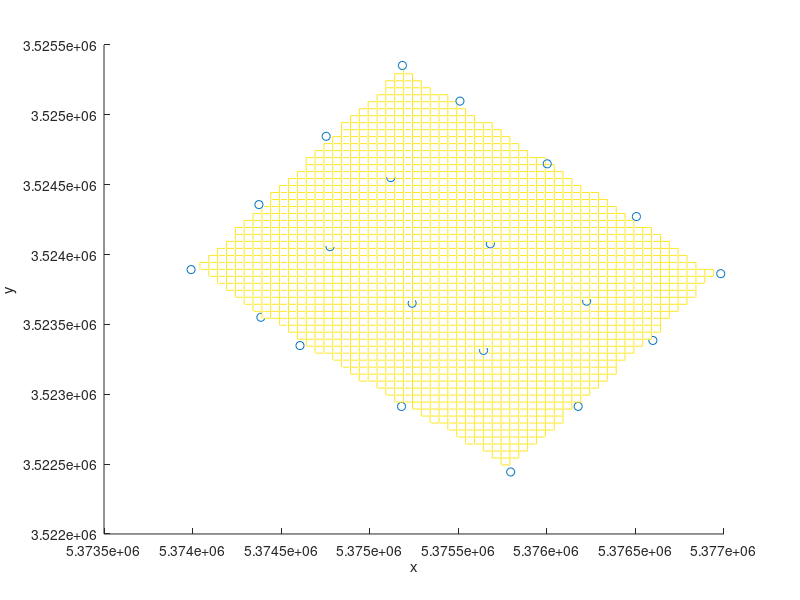

Reproduce this figure in MATLAB.
% Inggeo Uebung 12
% 13.Mai 2020
% Ziqing Yu 3218051
clc
clear all
close all
%% Import Data
load data.mat 

%% Aufgabe a
zeta_1 = data(1:20,4) - data(1:20,3); % Höhenanomalie 1 - 20
sigma_HN = 0.001; % Standardabweichung Normalhöhen
sigma_e = 0.005;  % Standardabweichung Ellipslid Höhe
sigma_zeta = sqrt(sigma_HN^2 + sigma_e^2);  % Fehlerfortpflanzung

xq = min(data(1:20,2)):50:max(data(1:20,2));
yq = min(data(1:20,1)):50:max(data(1:20,1));
[xq,yq] = meshgrid(xq,yq);
vq = griddata(data(1:20,2),data(1:20,1),zeta_1,xq,yq);
figure,hold on 
scatter3(data(1:20,2),data(1:20,1),zeta_1)
mesh(xq,yq,vq)
xlabel("x")
ylabel("y")
zlabel("Höhenanomalie")


%% Aufgabe b
A_1 = [ones(20,1), data(1:20,1), data(1:20,2), data(1:20,1).* data(1:20,2), data(1:20,1).^2, data(1:20,2).^2];  % Matrix bauen
a_bar = (A_1' * A_1) \ A_1' * zeta_1;  % Ausgleichen

a_bar = inv(A_1' * A_1) * A_1' * zeta_1; % test



%% Aufgabe c
r = 20 - 6;
zeta_1_bar = A_1 * a_bar;
epsilon_bar = zeta_1 - zeta_1_bar;
sigma_zeta_bar = sqrt(epsilon_bar' * epsilon_bar) / r;
Sigma_a = sigma_zeta_bar^2 * inv(A_1' * A_1);


sigma_a = sqrt(diag(Sigma_a));
T = abs(a_bar - 0) ./ sigma_a;
Q = [2.447, 2.571, 2.776, 3.182, 4.303, 12.71];   % Quantil
idx = find(T < Q(1));

%%
i = 1;
id = zeros(6,1) * NaN;

check = zeros(6,1) * NaN;
check_list = 1:6;

while ~isempty(idx)
    id(i) = find(T == min(T));
    check(i) = check_list(id(i));
    check_list(id(i)) = [];
    A_1(:,id(i)) = [];
    a_bar = (A_1' * A_1) \ A_1' * zeta_1;
    
    a_bar = inv(A_1' * A_1) * A_1' * zeta_1; % test
    
    zeta_1_bar = A_1 * a_bar;
    epsilon_bar = zeta_1 - zeta_1_bar;
    sigma_zeta_bar = sqrt(epsilon_bar' * epsilon_bar) / r;
    Sigma_a = sigma_zeta_bar^2 * inv(A_1' * A_1);
    sigma_a = sqrt(diag(Sigma_a));
    T = abs(a_bar - 0) ./ sigma_a;
    idx = find(T < Q(i+1));
    i = i + 1;
end

check = sort(check);  % Welche Elemente sind gelöscht

%% Aufgabe d
A_2 = [ones(10,1), data(21:30,1), data(21:30,2), data(21:30,1).* data(21:30,2), data(21:30,1).^2, data(21:30,2).^2]; 
for i=1:6
    if isnan(id(i)) 
        break
    else
        A_2(:,id(i)) = [];
    end
end
zeta_2 = A_2 * a_bar;    % Höhenanomalie 21 - 30
NH_under =  data(21:30,4) - zeta_2; % Normalhöhen 21 - 30
data(21:30,3) = NH_under;


%% Aufgabe e
F = [ones(10,1),A_2];
[~,l] = size(F);
Sigma_big = zeros(l,l);
Sigma_big(1,1) = 0.005;
Sigma_big(2:l,2:l) = Sigma_a;
Sigma_nh = F * Sigma_big * F';
sigma_nh = sqrt(diag(Sigma_nh));

